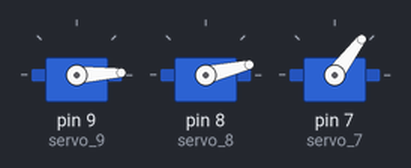
A sketch run on a simulated Arduino Uno, built with avr-gcc and run on an emulated ATmega328P. Shown: 3 × servo.

Above: at 0.05 s.
At 0.7 s:
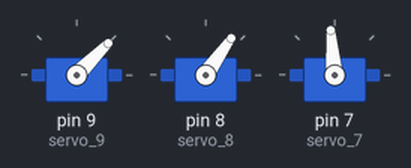
At 1.35 s:
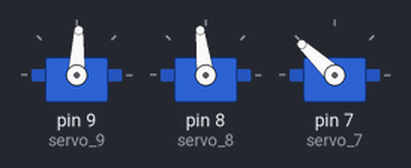
At 2.65 s:
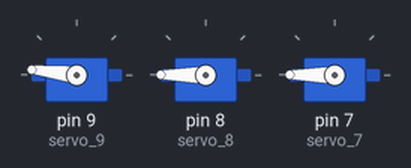
At 3.95 s:
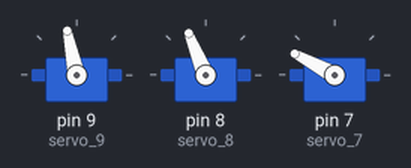
At 5.25 s:
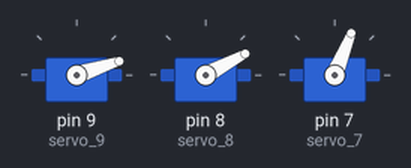
Timing chart, 0 to 7.2 s (numbered marks = the images above):
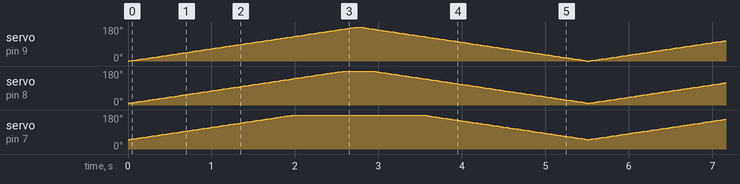

The sketch:

servo_motors.ino
```cpp
#include <Servo.h>

int pos = 0;

Servo servo_9;
Servo servo_8;
Servo servo_7;

void setup()
{
  servo_9.attach(9, 500, 2500);
  servo_8.attach(8,500, 2500);
  servo_7.attach(7,500, 2500);
}

void loop()
{
  for(pos=0; pos<=180; pos+=1){
  	servo_9.write(pos);
    servo_8.write(pos+10);
    servo_7.write(pos+50);
    delay(15);
  }
  for(pos=180; pos>=0; pos-=1){
  	servo_9.write(pos);
    servo_8.write(pos+10);
    servo_7.write(pos+50);

    delay(15);
  }
}
```
